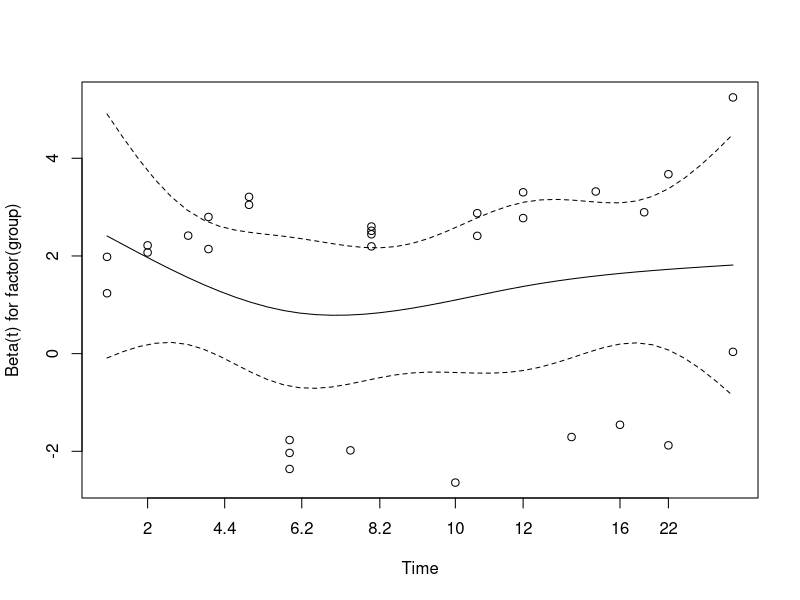
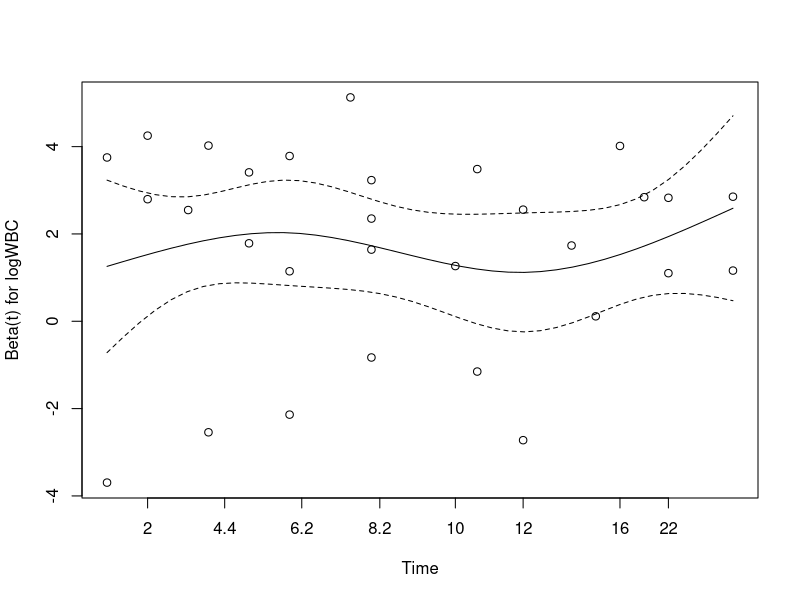
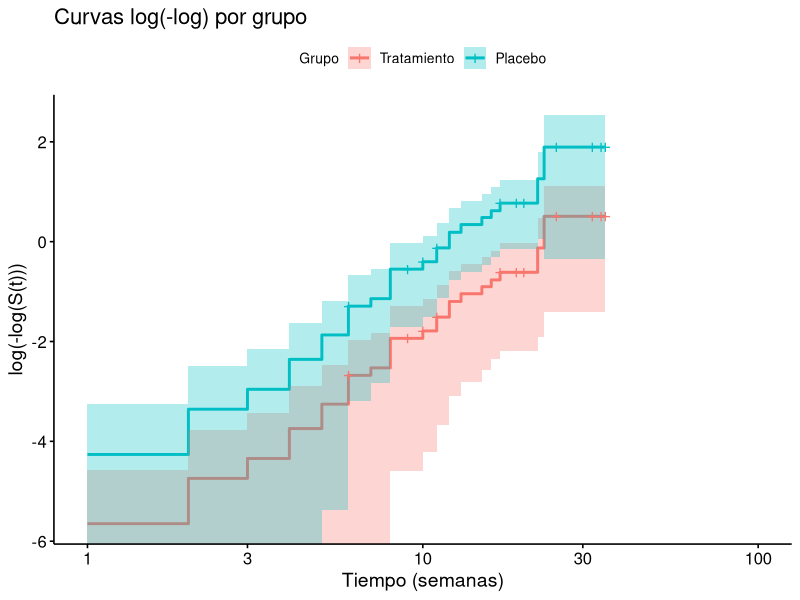
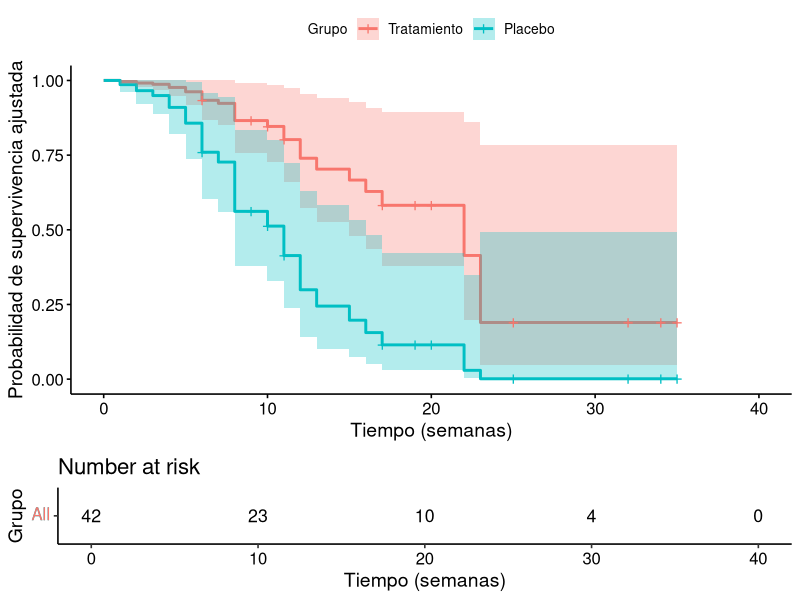

Write the R code that produced these figures, in order.
## ---- chunk 1
library(survival)
library(survminer)
library(knitr)
## ---- chunk 2
leukemia <- data.frame(
  time = c(6, 6, 6, 7, 10, 13, 16, 22, 23, 6, 9, 10, 11, 17, 19, 20, 25, 32, 32, 34, 35,
           1, 1, 2, 2, 3, 4, 4, 5, 5, 8, 8, 8, 8, 11, 11, 12, 12, 15, 17, 22, 23),
  status = c(rep(1, 9), rep(0, 12), rep(1, 21)),
  group = c(rep(1, 21), rep(2, 21)),
  logWBC = c(2.31, 4.06, 3.28, 4.43, 2.96, 2.88, 3.60, 2.32, 2.57, 
             3.20, 2.80, 2.70, 2.60, 2.16, 2.05, 2.01, 1.78, 2.20, 2.53, 1.47, 1.45,
             2.80, 5.00, 4.91, 4.48, 4.01, 4.36, 2.42, 3.49, 3.97, 
             3.52, 3.05, 2.32, 3.26, 3.49, 2.12, 1.50, 3.06, 2.30, 2.95, 2.73, 1.97)
)
## ---- chunk 3
modelo_1 <- coxph(Surv(time, status) ~ 1, data = leukemia)
modelo_2 <- coxph(Surv(time, status) ~ factor(group), data = leukemia)
modelo_3 <- coxph(Surv(time, status) ~ factor(group) + logWBC, data = leukemia)
modelo_4 <- coxph(Surv(time, status) ~ factor(group)*logWBC, data = leukemia)
## ---- chunk 4
# Resumen de cada modelo
summary(modelo_1)
summary(modelo_2)
summary(modelo_3)
summary(modelo_4)
## ---- chunk 5
aic_tabla <- data.frame(
  Modelo = c("Modelo 1", "Modelo 2", "Modelo 3", "Modelo 4"),
  AIC = c(AIC(modelo_1), AIC(modelo_2), AIC(modelo_3), AIC(modelo_4))
)

kable(aic_tabla, caption = "Comparación de AIC entre modelos")
## ---- chunk 6
# Suponemos que el modelo 3 es el elegido por AIC
cox.zph(modelo_3)
plot(cox.zph(modelo_3))
fit <- survfit(modelo_3, newdata = data.frame(logWBC = median(leukemia$logWBC), group = c(1, 2)))
ggsurvplot(
  fit,
  fun = "cloglog",  # complementary log-log
  data = leukemia,
  legend.labs = c("Tratamiento", "Placebo"),
  legend.title = "Grupo",
  xlab = "Tiempo (semanas)",
  ylab = "log(-log(S(t)))",
  title = "Curvas log(-log) por grupo"
)
## ---- chunk 7
fit <- survfit(modelo_3, newdata = data.frame(logWBC = median(leukemia$logWBC), group = c(1, 2)))

ggsurvplot(
  fit,
  data = leukemia,
  legend.title = "Grupo",
  legend.labs = c("Tratamiento", "Placebo"),
  xlab = "Tiempo (semanas)",
  ylab = "Probabilidad de supervivencia ajustada",
  risk.table = TRUE
)
